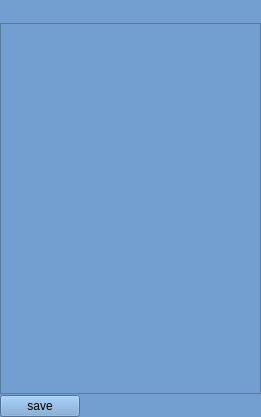
<?xml version="1.0" encoding="UTF-8"?>
<ui version="4.0">
 <class>MainWindow</class>
 <widget class="QMainWindow" name="MainWindow">
  <property name="enabled">
   <bool>true</bool>
  </property>
  <property name="geometry">
   <rect>
    <x>0</x>
    <y>0</y>
    <width>261</width>
    <height>417</height>
   </rect>
  </property>
  <property name="windowTitle">
   <string>MainWindow</string>
  </property>
  <property name="styleSheet">
   <string notr="true"/>
  </property>
  <widget class="QWidget" name="centralWidget">
   <property name="enabled">
    <bool>true</bool>
   </property>
   <property name="styleSheet">
    <string notr="true">background-color: rgb(114, 159, 207);
</string>
   </property>
   <layout class="QGridLayout" name="_3">
    <property name="leftMargin">
     <number>0</number>
    </property>
    <property name="topMargin">
     <number>0</number>
    </property>
    <property name="rightMargin">
     <number>0</number>
    </property>
    <property name="bottomMargin">
     <number>0</number>
    </property>
    <property name="spacing">
     <number>1</number>
    </property>
    <item row="2" column="0">
     <widget class="QPushButton" name="saveButton">
      <property name="sizePolicy">
       <sizepolicy hsizetype="Fixed" vsizetype="Fixed">
        <horstretch>0</horstretch>
        <verstretch>0</verstretch>
       </sizepolicy>
      </property>
      <property name="text">
       <string>save</string>
      </property>
     </widget>
    </item>
    <item row="1" column="0">
     <layout class="QHBoxLayout" name="HorizontalLayout">
      <item>
       <widget class="QTextEdit" name="textEdit">
        <property name="styleSheet">
         <string notr="true">font: 75 13pt &quot;Serif&quot;;</string>
        </property>
       </widget>
      </item>
     </layout>
    </item>
    <item row="0" column="0">
     <layout class="QHBoxLayout" name="HorizontalLayout_2" stretch="0,0,0">
      <property name="spacing">
       <number>1</number>
      </property>
      <property name="sizeConstraint">
       <enum>QLayout::SetDefaultConstraint</enum>
      </property>
      <item alignment="Qt::AlignHCenter">
       <widget class="QPushButton" name="newButton">
        <property name="sizePolicy">
         <sizepolicy hsizetype="Fixed" vsizetype="Fixed">
          <horstretch>0</horstretch>
          <verstretch>0</verstretch>
         </sizepolicy>
        </property>
        <property name="toolTip">
         <string>new bookmark</string>
        </property>
        <property name="text">
         <string/>
        </property>
        <property name="icon">
         <iconset resource="res.qrc">
          <normaloff>:/img/new.ico</normaloff>:/img/new.ico</iconset>
        </property>
        <property name="flat">
         <bool>true</bool>
        </property>
       </widget>
      </item>
      <item>
       <spacer name="horizontalSpacer">
        <property name="orientation">
         <enum>Qt::Horizontal</enum>
        </property>
        <property name="sizeHint" stdset="0">
         <size>
          <width>40</width>
          <height>20</height>
         </size>
        </property>
       </spacer>
      </item>
      <item>
       <widget class="QPushButton" name="exitButton">
        <property name="sizePolicy">
         <sizepolicy hsizetype="Fixed" vsizetype="Fixed">
          <horstretch>0</horstretch>
          <verstretch>0</verstretch>
         </sizepolicy>
        </property>
        <property name="toolTip">
         <string>delete bookmark</string>
        </property>
        <property name="text">
         <string/>
        </property>
        <property name="icon">
         <iconset resource="res.qrc">
          <normaloff>:/img/delete.ico</normaloff>:/img/delete.ico</iconset>
        </property>
        <property name="flat">
         <bool>true</bool>
        </property>
       </widget>
      </item>
     </layout>
    </item>
   </layout>
  </widget>
 </widget>
 <layoutdefault spacing="6" margin="11"/>
 <resources>
  <include location="res.qrc"/>
 </resources>
 <connections>
  <connection>
   <sender>saveButton</sender>
   <signal>clicked()</signal>
   <receiver>MainWindow</receiver>
   <slot>saveToFile()</slot>
   <hints>
    <hint type="sourcelabel">
     <x>79</x>
     <y>416</y>
    </hint>
    <hint type="destinationlabel">
     <x>143</x>
     <y>252</y>
    </hint>
   </hints>
  </connection>
  <connection>
   <sender>newButton</sender>
   <signal>clicked()</signal>
   <receiver>MainWindow</receiver>
   <slot>newWindow()</slot>
   <hints>
    <hint type="sourcelabel">
     <x>28</x>
     <y>24</y>
    </hint>
    <hint type="destinationlabel">
     <x>90</x>
     <y>26</y>
    </hint>
   </hints>
  </connection>
  <connection>
   <sender>exitButton</sender>
   <signal>clicked()</signal>
   <receiver>MainWindow</receiver>
   <slot>deleteBookMark()</slot>
   <hints>
    <hint type="sourcelabel">
     <x>250</x>
     <y>12</y>
    </hint>
    <hint type="destinationlabel">
     <x>216</x>
     <y>15</y>
    </hint>
   </hints>
  </connection>
 </connections>
 <slots>
  <slot>newWindow()</slot>
  <slot>saveToFile()</slot>
  <slot>deleteBookMark()</slot>
 </slots>
</ui>
